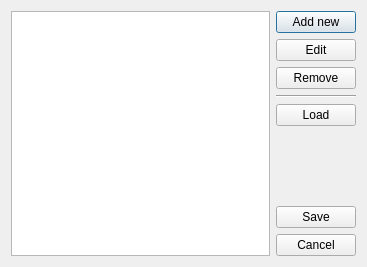
<?xml version="1.0" encoding="UTF-8"?>
<ui version="4.0">
 <class>EditorDialog</class>
 <widget class="QDialog" name="EditorDialog">
  <property name="geometry">
   <rect>
    <x>0</x>
    <y>0</y>
    <width>367</width>
    <height>267</height>
   </rect>
  </property>
  <property name="windowTitle">
   <string>Notification editor</string>
  </property>
  <property name="locale">
   <locale language="English" country="UnitedStates"/>
  </property>
  <layout class="QGridLayout" name="gridLayout">
   <item row="0" column="0">
    <widget class="QListWidget" name="messageList"/>
   </item>
   <item row="0" column="1">
    <layout class="QVBoxLayout" name="verticalLayout">
     <item>
      <widget class="QPushButton" name="addNew">
       <property name="text">
        <string>Add new</string>
       </property>
      </widget>
     </item>
     <item>
      <widget class="QPushButton" name="edit">
       <property name="text">
        <string>Edit</string>
       </property>
      </widget>
     </item>
     <item>
      <widget class="QPushButton" name="remove">
       <property name="text">
        <string>Remove</string>
       </property>
      </widget>
     </item>
     <item>
      <widget class="Line" name="line">
       <property name="orientation">
        <enum>Qt::Horizontal</enum>
       </property>
      </widget>
     </item>
     <item>
      <widget class="QPushButton" name="load">
       <property name="text">
        <string>Load</string>
       </property>
      </widget>
     </item>
     <item>
      <spacer name="verticalSpacer">
       <property name="orientation">
        <enum>Qt::Vertical</enum>
       </property>
       <property name="sizeHint" stdset="0">
        <size>
         <width>20</width>
         <height>40</height>
        </size>
       </property>
      </spacer>
     </item>
     <item>
      <widget class="QPushButton" name="save">
       <property name="text">
        <string>Save</string>
       </property>
      </widget>
     </item>
     <item>
      <widget class="QPushButton" name="cancel">
       <property name="text">
        <string>Cancel</string>
       </property>
      </widget>
     </item>
    </layout>
   </item>
  </layout>
 </widget>
 <resources/>
 <connections>
  <connection>
   <sender>save</sender>
   <signal>clicked()</signal>
   <receiver>EditorDialog</receiver>
   <slot>accept()</slot>
   <hints>
    <hint type="sourcelabel">
     <x>299</x>
     <y>213</y>
    </hint>
    <hint type="destinationlabel">
     <x>300</x>
     <y>180</y>
    </hint>
   </hints>
  </connection>
  <connection>
   <sender>cancel</sender>
   <signal>clicked()</signal>
   <receiver>EditorDialog</receiver>
   <slot>reject()</slot>
   <hints>
    <hint type="sourcelabel">
     <x>329</x>
     <y>242</y>
    </hint>
    <hint type="destinationlabel">
     <x>363</x>
     <y>244</y>
    </hint>
   </hints>
  </connection>
 </connections>
</ui>
